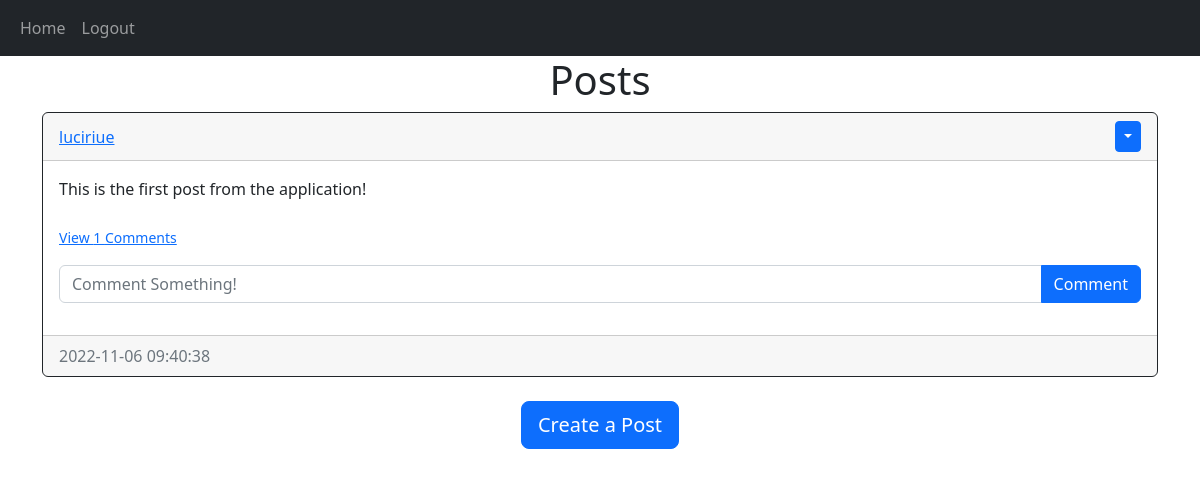
Screenshot of /home (signed in) with the database file from the repository.
### website/models.py (models this page shows)
class Post(db.Model):
    id = db.Column(db.Integer, primary_key=True)
    text = db.Column(db.Text, nullable=False)
    date_created = db.Column(db.DateTime(timezone=True), default=func.now())
    author = db.Column(db.Integer, db.ForeignKey('user.id', ondelete="CASCADE"), nullable=False)
    comments = db.relationship('Comment', backref='post', passive_deletes=True)

class User(db.Model, UserMixin):
    id = db.Column(db.Integer, primary_key=True)
    email = db.Column(db.String(150), unique=True)
    username = db.Column(db.String(150), unique=True)
    password = db.Column(db.String(150))
    date_created = db.Column(db.DateTime(timezone=True), default=func.now())
    posts = db.relationship('Post', backref='user', passive_deletes=True)
    comments = db.relationship('Comment', backref='user', passive_deletes=True)

### website/views.py (the view)
@views.route("/")
@views.route("/home")
@login_required
def home():
    posts = Post.query.all()
    return render_template("home.html", user=current_user, posts = posts)

### website/__init__.py (called while the page is built)
def create_app():
    blogapp = Flask(__name__)
    blogapp.config['SECRET_KEY'] = "saltkey"
    blogapp.config['SQLALCHEMY_DATABASE_URI'] = f'sqlite:///{DB_NAME}'
    db.init_app(blogapp)
    from .views import views
    from .auth import auth
    blogapp.register_blueprint(views, url_prefix="/")
    blogapp.register_blueprint(auth, url_prefix="/")
    from .models import User, Post
    create_database(blogapp)
    login_manager = LoginManager()
    login_manager.login_view = "auth.login"
    login_manager.init_app(blogapp)
    @login_manager.user_loader
    def load_user(id):
        return User.query.get(int(id))
    return blogapp

### website/templates/home.html (shortened to what this page needs)
{% extends "posts_div.html" %}

### website/templates/posts_div.html (shortened to what this page needs)
{% extends "base.html" %}
{% block content %}
<h1 align="center">{% block header %}Posts{% endblock %}</h1>
<div id="posts">
    {% for post in posts %}
    <div class="card border-dark">
        <div class="card-header d-flex justify-content-between align-items-center">
            <a href="/posts/{{post.user.username}}">{{post.user.username}}</a>
            {% if user.id == post.author %}
            <div class="btn-group">
                <button type="button" class="btn btn-sm btn-primary dropdown-toggle" data-bs-toggle="dropdown"></button>
            </div>
            {% endif %}
        </div>
        <div class="card-body">
            <div class= "card-text">
                {{post.text}}
            </div>
            <br/>
            <p class="card-text">
                {% if post.comments|length > 0 %}
                    <a data-bs-toggle="collapse" href="#comments-{{post.id}}" role="button">
                        <small>View {{post.comments|length}} Comments</small>
                    </a>
                {% else %}
                    <small class="text-muted">No comments</small>
                {% endif %}
            </p>
            <form class="input-group mb-3" method="POST" action="/create-comment/{{post.id}}">
                <input type="text" id="text" name="text" class="form-control" placeholder="Comment Something!"/>
                <button type="submit" class="btn btn-primary">Comment</button>
            </form>
        </div>
        <div class="card-footer text-muted">
            {{post.date_created}}
        </div>
    </div>
    <br/>
    {% endfor %}
</div>
{% block footer %}
<div align="center">
    <a href="/create-post"><button type="button" class="btn btn-primary  btn-lg">Create a Post</button></a>
</div>
{% endblock%}
{% endblock %}

### rows the page displays
Post: user.username "luciriue", text "This is the first post from the application!", comments|length "1", date_created "2022-11-06 09:40:38"
